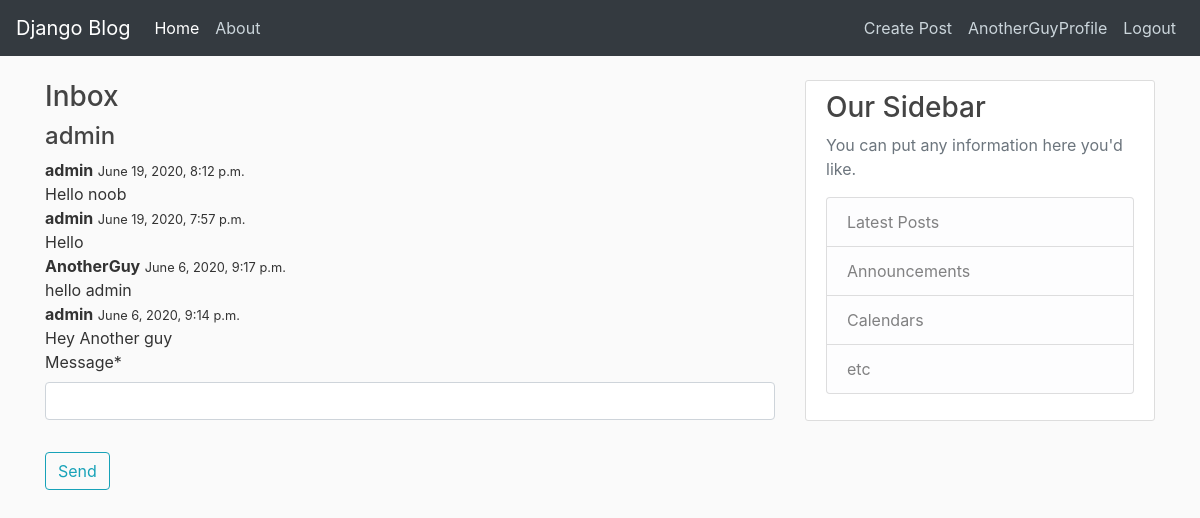
Page /users/message/1/ (signed in) on the earlier database version.
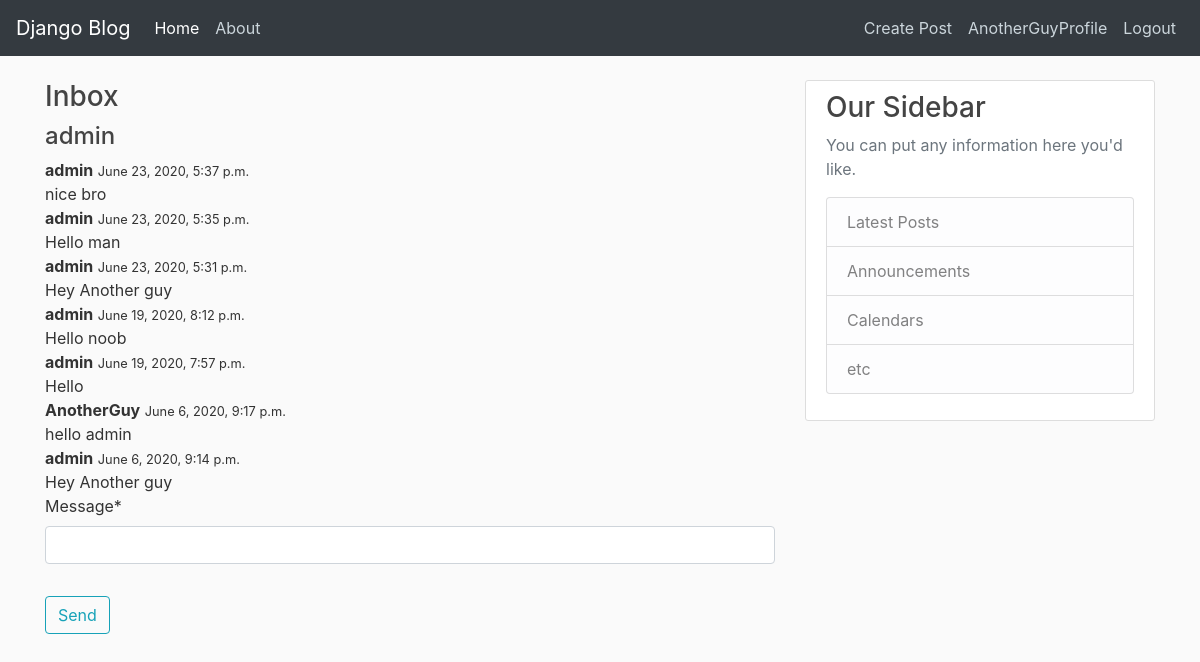
Same page on the later database version.
### users/models.py (models this page shows, shortened)
class Message(models.Model):
    sender=models.ForeignKey(User,on_delete=models.CASCADE,related_name="sender")
    reciever=models.ForeignKey(User,on_delete=models.CASCADE,related_name="reciever")
    date_sent=models.DateTimeField(default=timezone.now)
    message=models.CharField(max_length=1000)

### users/views.py (the view, shortened to what this page needs)
# urls.py: path('message/<int:id>/', views.messagesFucn,name="messages"),
@login_required
def messagesFucn(request,id):
    if request.method=="GET":
        messagesobj=Message.objects.all().order_by('-date_sent')
        data=[]
        for message in messagesobj:
            if (message.sender.id==id and message.reciever.id==request.user.id) or (message.reciever.id==id and message.sender.id==request.user.id):
                data.append(message)
        to=User.objects.filter(id=id)[0].username
        form=messageForm()
        context={"Usermessages":data,"to":to,"form":form}
        return render(request,"users/message.html",context)

### users/forms.py
class messageForm(forms.ModelForm):
    message=forms.CharField(max_length=1000)
    class Meta:
        model=Message
        fields=['message']

### users/templates/users/message.html (shortened to what this page needs)
{% extends "blog/base.html" %}
{% block content %}
{% load crispy_forms_tags %}
<h3>Inbox</h3>
<h4>{{to}}</h4>
{% for message in Usermessages %}
    <div class="toast show" role="alert" aria-live="assertive" aria-atomic="true">
        <div class="toast-header">
            <strong class="mr-auto">{{ message.sender.username }}</strong>
            <small>{{ message.date_sent }}</small>
        </div>
        <div class="toast-body">
            {{ message.message }}
        </div>
    </div>
{% endfor %}
    <form method="POST">
        <fieldset class="form-group">
            {{ form|crispy }}
        </fieldset>
        <div class="form-group">
            <button class="btn btn-outline-info" type="submit">Send</button>
        </div>
    </form>
{% endblock content %}

### blog/templates/blog/base.html (shortened to what this page needs)
{% load static %}
<!DOCTYPE html>
<html>
<head>
    <link rel="stylesheet" href="https://maxcdn.bootstrapcdn.com/bootstrap/4.0.0/css/bootstrap.min.css">
    <link rel="stylesheet" type="text/css" href="{% static 'blog/css/main.css' %}">
</head>
<body>
  <header class="site-header">
    <nav class="navbar navbar-expand-lg navbar-dark bg-dark fixed-top">
      <a class="navbar-brand" href="{% url 'blog-home' %}">Django Blog</a>
      <div class="collapse navbar-collapse" id="navbarColor02">
        <ul class="navbar-nav mr-auto">
          <li class="nav-item active">
            <a class="nav-item nav-link" href="{% url 'blog-home' %}">Home</a>
          </li>
          <li class="nav-item">
            <a class="nav-item nav-link" href="{% url 'blog-about' %}">About</a>
          </li>
        </ul>
        <div class="navbar-nav">
          {% if user.is_authenticated %}
          <a class="nav-item nav-link" href="{% url 'post-create' %}">Create Post</a>
          <a class="nav-item nav-link" href="{% url 'profile' %}">{{user.username}}Profile</a>
            <a class="nav-item nav-link" href="{% url 'logout' %}">Logout</a>
          {% else %}
            <a class="nav-item nav-link" href="{% url 'login' %}">Login</a>
            <a class="nav-item nav-link" href="{% url 'register' %}">Register</a>
          {% endif %}
        </div>
      </div>
    </nav>
  </header>
    <main role="main" class="container">
      <div class="row">
        <div class="col-md-8">
          {% block content %}{% endblock %}
        </div>
        <div class="col-md-4">
          <div class="content-section">
            <h3>Our Sidebar</h3>
            <p class='text-muted'>You can put any information here you'd like.
              <ul class="list-group">
                <li class="list-group-item list-group-item-light">Latest Posts</li>
                <li class="list-group-item list-group-item-light">Announcements</li>
                <li class="list-group-item list-group-item-light">Calendars</li>
                <li class="list-group-item list-group-item-light">etc</li>
              </ul>
            </p>
          </div>
        </div>
      </div>
    </main>
</body>
</html>

### blog/static/blog/css/main.css (style rules this page uses)
body { background: #fafafa; color: #333333; margin-top: 5rem; }
h1, h2, h3, h4, h5, h6 { color: #444444; }
ul { margin: 0; }
.site-header .navbar-nav .nav-link { color: #cbd5db; }
.content-section { background: #ffffff; padding: 10px 20px; border: 1px solid #dddddd; border-radius: 3px; margin-bottom: 20px; }

Differences in the rows shown:
added Message: sender.username "admin", date_sent "June 23, 2020, 5:37 p.m.", message "nice bro"
added Message: sender.username "admin", date_sent "June 23, 2020, 5:35 p.m.", message "Hello man"
added Message: sender.username "admin", date_sent "June 23, 2020, 5:31 p.m.", message "Hey Another guy"
